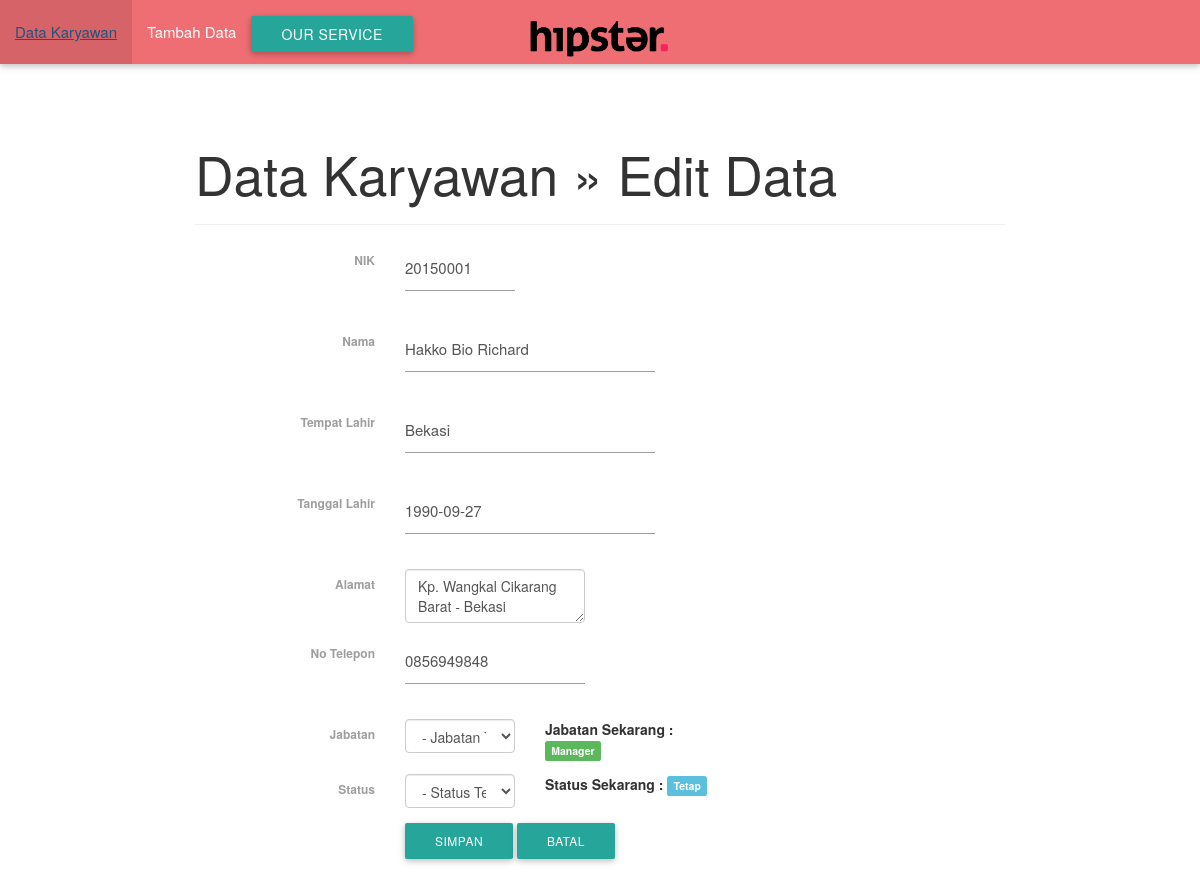
Page /edit.php?nik=20150001 on the committed database.
### tables this page shows
CREATE TABLE IF NOT EXISTS `karyawan` (
  `nik` varchar(10) NOT NULL,
  `nama` varchar(50) NOT NULL,
  `tempat_lahir` varchar(30) NOT NULL,
  `tanggal_lahir` varchar(30) NOT NULL,
  `alamat` varchar(50) NOT NULL,
  `no_telepon` varchar(10) NOT NULL,
  `jabatan` varchar(15) NOT NULL,
  `status` varchar(15) NOT NULL,
  `username` varchar(15) NOT NULL,
  `password` varchar(15) NOT NULL
);

### edit.php (the view, shortened to what this page needs)
<?php
include("koneksi.php");
?>
<!DOCTYPE html>
<html lang="en">
<head>
	<link href="css/bootstrap.min.css" rel="stylesheet">
	<link rel="stylesheet" href="css/materialize.min.css" media="screen,projection" />
</head>
<body>
  <nav>
    <div class="nav-wrapper">
      <a href="#!" class="brand-logo center"><img src="logo1.png" "width=100px; height=50px;" /></a>
      <ul class="left hide-on-med-and-down">
        <li><a href="index.php">Data Karyawan</a></li>
        <li><a href="add.php">Tambah Data</a></li>
      </ul>
  <a class='dropdown-button btn' href='#' data-activates='dropdown1'>Our Service</a>
    </div>
  </nav>
	<div class="container">
		<div class="content">
			<h2>Data Karyawan &raquo; Edit Data</h2>
			<hr />
			<?php
			$nik = $_GET['nik'];
			$sql = mysqli_query($koneksi, "SELECT * FROM karyawan WHERE nik='$nik'");
			if(mysqli_num_rows($sql) == 0){
				header("Location: index.php");
			}else{
				$row = mysqli_fetch_assoc($sql);
			}
			?>
			<form class="form-horizontal" action="" method="post">
				<div class="form-group">
					<label class="col-sm-3 control-label">NIK</label>
					<div class="col-sm-2">
						<input type="text" name="nik" value="<?php echo $row ['nik']; ?>" class="form-control" placeholder="NIK" required>
					</div>
				</div>
				<div class="form-group">
					<label class="col-sm-3 control-label">Nama</label>
					<div class="col-sm-4">
						<input type="text" name="nama" value="<?php echo $row ['nama']; ?>" class="form-control" placeholder="Nama" required>
					</div>
				</div>
				<div class="form-group">
					<label class="col-sm-3 control-label">Tempat Lahir</label>
					<div class="col-sm-4">
						<input type="text" name="tempat_lahir" value="<?php echo $row ['tempat_lahir']; ?>" class="form-control" placeholder="Tempat Lahir" required>
					</div>
				</div>
				<div class="form-group">
					<label class="col-sm-3 control-label">Tanggal Lahir</label>
					<div class="col-sm-4">
						<input type="text" name="tanggal_lahir" value="<?php echo $row ['tanggal_lahir']; ?>" class="input-group date form-control" date="" data-date-format="yyyy-mm-dd" placeholder="0000-00-00" required>
					</div>
				</div>
				<div class="form-group">
					<label class="col-sm-3 control-label">Alamat</label>
					<div class="col-sm-3">
						<textarea name="alamat" class="form-control" placeholder="Alamat"><?php echo $row ['alamat']; ?></textarea>
					</div>
				</div>
				<div class="form-group">
					<label class="col-sm-3 control-label">No Telepon</label>
					<div class="col-sm-3">
						<input type="text" name="no_telepon" value="<?php echo $row ['no_telepon']; ?>" class="form-control" placeholder="No Telepon" required>
					</div>
				</div>
				<div class="form-group">
					<label class="col-sm-3 control-label">Jabatan</label>
					<div class="col-sm-2">
						<select name="jabatan" class="form-control" required>
							<option value=""> - Jabatan Terbaru - </option>
						</select>
					</div>
                    <div class="col-sm-3">
                    <b>Jabatan Sekarang :</b> <span class="label label-success"><?php echo $row['jabatan']; ?></span>
				    </div>
				</div>
				<div class="form-group">
					<label class="col-sm-3 control-label">Status</label>
					<div class="col-sm-2">
						<select name="status" class="form-control">
							<option value="">- Status Terbaru -</option>
						</select>
					</div>
                    <div class="col-sm-3">
                    <b>Status Sekarang :</b> <span class="label label-info"><?php echo $row['status']; ?></span>
				    </div>
                </div>
				<div class="form-group">
					<label class="col-sm-3 control-label">&nbsp;</label>
					<div class="col-sm-6">
						<input type="submit" name="save" class="btn btn-sm btn-primary" value="Simpan">
						<a href="index.php" class="btn btn-sm btn-danger">Batal</a>
					</div>
				</div>
			</form>
		</div>
	</div>
</body>
</html>

### edit.php (style rules this page uses)
.content { margin-top: 80px; }

### rows in the picture
karyawan: nik "20150001", nama "Hakko Bio Richard", tempat_lahir "Bekasi", tanggal_lahir "1990-09-27", alamat "Kp. Wangkal Cikarang Barat - Bekasi", no_telepon "0856949848", jabatan "Manager", status "Tetap"
